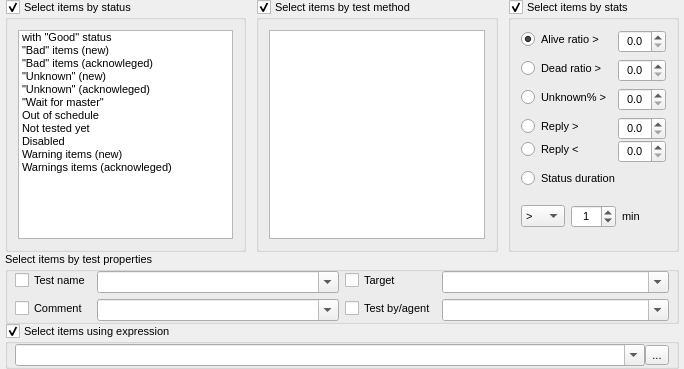
<?xml version="1.0" encoding="UTF-8"?>
<ui version="4.0">
 <class>ViewCriteriaPropertiesWidget</class>
 <widget class="QWidget" name="ViewCriteriaPropertiesWidget">
  <property name="geometry">
   <rect>
    <x>0</x>
    <y>0</y>
    <width>684</width>
    <height>369</height>
   </rect>
  </property>
  <property name="font">
   <font>
    <pointsize>8</pointsize>
   </font>
  </property>
  <property name="windowTitle">
   <string>Form</string>
  </property>
  <layout class="QVBoxLayout" name="verticalLayout_4" stretch="0,0,0">
   <property name="spacing">
    <number>0</number>
   </property>
   <property name="leftMargin">
    <number>5</number>
   </property>
   <property name="topMargin">
    <number>0</number>
   </property>
   <property name="rightMargin">
    <number>5</number>
   </property>
   <property name="bottomMargin">
    <number>0</number>
   </property>
   <item>
    <layout class="QHBoxLayout" name="horizontalLayout_2">
     <property name="spacing">
      <number>10</number>
     </property>
     <item>
      <widget class="QGroupBox" name="boxSelectByStatus">
       <property name="title">
        <string>Select items by status</string>
       </property>
       <property name="checkable">
        <bool>true</bool>
       </property>
       <layout class="QVBoxLayout" name="verticalLayout_3">
        <property name="spacing">
         <number>0</number>
        </property>
        <property name="leftMargin">
         <number>10</number>
        </property>
        <property name="topMargin">
         <number>10</number>
        </property>
        <property name="rightMargin">
         <number>10</number>
        </property>
        <property name="bottomMargin">
         <number>10</number>
        </property>
        <item>
         <widget class="QListWidget" name="listSelectByStatus">
          <property name="selectionMode">
           <enum>QAbstractItemView::NoSelection</enum>
          </property>
          <item>
           <property name="text">
            <string>with &quot;Good&quot; status</string>
           </property>
           <property name="checkState">
            <enum>Unchecked</enum>
           </property>
          </item>
          <item>
           <property name="text">
            <string>&quot;Bad&quot; items (new)</string>
           </property>
           <property name="checkState">
            <enum>Unchecked</enum>
           </property>
          </item>
          <item>
           <property name="text">
            <string>&quot;Bad&quot; items (acknowleged)</string>
           </property>
           <property name="checkState">
            <enum>Unchecked</enum>
           </property>
          </item>
          <item>
           <property name="text">
            <string>&quot;Unknown&quot; (new)</string>
           </property>
           <property name="checkState">
            <enum>Unchecked</enum>
           </property>
          </item>
          <item>
           <property name="text">
            <string>&quot;Unknown&quot; (acknowleged)</string>
           </property>
           <property name="checkState">
            <enum>Unchecked</enum>
           </property>
          </item>
          <item>
           <property name="text">
            <string>&quot;Wait for master&quot;</string>
           </property>
           <property name="checkState">
            <enum>Unchecked</enum>
           </property>
          </item>
          <item>
           <property name="text">
            <string>Out of schedule</string>
           </property>
           <property name="checkState">
            <enum>Unchecked</enum>
           </property>
          </item>
          <item>
           <property name="text">
            <string>Not tested yet</string>
           </property>
           <property name="checkState">
            <enum>Unchecked</enum>
           </property>
          </item>
          <item>
           <property name="text">
            <string>Disabled</string>
           </property>
           <property name="checkState">
            <enum>Unchecked</enum>
           </property>
          </item>
          <item>
           <property name="text">
            <string>Warning items (new)</string>
           </property>
           <property name="checkState">
            <enum>Unchecked</enum>
           </property>
          </item>
          <item>
           <property name="text">
            <string>Warnings items (acknowleged)</string>
           </property>
           <property name="checkState">
            <enum>Unchecked</enum>
           </property>
          </item>
         </widget>
        </item>
       </layout>
      </widget>
     </item>
     <item>
      <widget class="QGroupBox" name="boxSelectByMethod">
       <property name="title">
        <string>Select items by test method</string>
       </property>
       <property name="checkable">
        <bool>true</bool>
       </property>
       <layout class="QVBoxLayout" name="verticalLayout_2">
        <property name="leftMargin">
         <number>10</number>
        </property>
        <property name="topMargin">
         <number>10</number>
        </property>
        <property name="rightMargin">
         <number>10</number>
        </property>
        <property name="bottomMargin">
         <number>10</number>
        </property>
        <item>
         <widget class="QListWidget" name="listSelectByMethod">
          <property name="selectionMode">
           <enum>QAbstractItemView::NoSelection</enum>
          </property>
         </widget>
        </item>
       </layout>
      </widget>
     </item>
     <item>
      <widget class="QGroupBox" name="boxSelectByStats">
       <property name="title">
        <string>Select items by stats</string>
       </property>
       <property name="checkable">
        <bool>true</bool>
       </property>
       <layout class="QVBoxLayout" name="verticalLayout">
        <property name="leftMargin">
         <number>10</number>
        </property>
        <property name="topMargin">
         <number>10</number>
        </property>
        <property name="rightMargin">
         <number>10</number>
        </property>
        <property name="bottomMargin">
         <number>10</number>
        </property>
        <item>
         <layout class="QFormLayout" name="formLayout">
          <item row="0" column="0">
           <widget class="QRadioButton" name="rbAliveRatio">
            <property name="text">
             <string>Alive ratio &gt;</string>
            </property>
            <property name="checked">
             <bool>true</bool>
            </property>
           </widget>
          </item>
          <item row="0" column="1">
           <widget class="QDoubleSpinBox" name="spinAlive">
            <property name="alignment">
             <set>Qt::AlignCenter</set>
            </property>
            <property name="decimals">
             <number>1</number>
            </property>
            <property name="maximum">
             <double>99.000000000000000</double>
            </property>
           </widget>
          </item>
          <item row="1" column="0">
           <widget class="QRadioButton" name="rbDeadRatio">
            <property name="text">
             <string>Dead ratio &gt;</string>
            </property>
           </widget>
          </item>
          <item row="1" column="1">
           <widget class="QDoubleSpinBox" name="spinDead">
            <property name="alignment">
             <set>Qt::AlignCenter</set>
            </property>
            <property name="decimals">
             <number>1</number>
            </property>
            <property name="maximum">
             <double>99.000000000000000</double>
            </property>
           </widget>
          </item>
          <item row="2" column="0">
           <widget class="QRadioButton" name="rbUnknownRatio">
            <property name="text">
             <string>Unknown% &gt;</string>
            </property>
           </widget>
          </item>
          <item row="2" column="1">
           <widget class="QDoubleSpinBox" name="spinUnknown">
            <property name="alignment">
             <set>Qt::AlignCenter</set>
            </property>
            <property name="decimals">
             <number>1</number>
            </property>
            <property name="maximum">
             <double>99.000000000000000</double>
            </property>
           </widget>
          </item>
         </layout>
        </item>
        <item>
         <layout class="QFormLayout" name="formLayout_2">
          <property name="horizontalSpacing">
           <number>0</number>
          </property>
          <property name="verticalSpacing">
           <number>0</number>
          </property>
          <item row="0" column="0">
           <widget class="QRadioButton" name="rbReplyGreater">
            <property name="text">
             <string>Reply &gt;           </string>
            </property>
           </widget>
          </item>
          <item row="0" column="1">
           <widget class="QDoubleSpinBox" name="spinReplyGreater">
            <property name="alignment">
             <set>Qt::AlignCenter</set>
            </property>
            <property name="decimals">
             <number>1</number>
            </property>
            <property name="maximum">
             <double>99.000000000000000</double>
            </property>
           </widget>
          </item>
          <item row="1" column="0">
           <widget class="QRadioButton" name="rbReplyLess">
            <property name="text">
             <string>Reply &lt;</string>
            </property>
           </widget>
          </item>
          <item row="1" column="1">
           <widget class="QDoubleSpinBox" name="spinReplyLess">
            <property name="alignment">
             <set>Qt::AlignCenter</set>
            </property>
            <property name="decimals">
             <number>1</number>
            </property>
            <property name="maximum">
             <double>99.000000000000000</double>
            </property>
           </widget>
          </item>
         </layout>
        </item>
        <item>
         <widget class="QRadioButton" name="rbStatusDuration">
          <property name="text">
           <string>Status duration</string>
          </property>
         </widget>
        </item>
        <item>
         <layout class="QHBoxLayout" name="horizontalLayout">
          <item>
           <widget class="QComboBox" name="cmbDurationCriteria">
            <item>
             <property name="text">
              <string>&gt;</string>
             </property>
            </item>
            <item>
             <property name="text">
              <string>&lt;</string>
             </property>
            </item>
           </widget>
          </item>
          <item>
           <widget class="QSpinBox" name="spinDurationValue">
            <property name="alignment">
             <set>Qt::AlignCenter</set>
            </property>
            <property name="value">
             <number>1</number>
            </property>
           </widget>
          </item>
          <item>
           <widget class="QLabel" name="lblMin">
            <property name="text">
             <string>min</string>
            </property>
            <property name="buddy">
             <cstring>spinDurationValue</cstring>
            </property>
           </widget>
          </item>
         </layout>
        </item>
       </layout>
      </widget>
     </item>
    </layout>
   </item>
   <item>
    <widget class="QGroupBox" name="boxSelectByProperties">
     <property name="title">
      <string>Select items by test properties</string>
     </property>
     <layout class="QHBoxLayout" name="horizontalLayout_4">
      <property name="leftMargin">
       <number>7</number>
      </property>
      <property name="topMargin">
       <number>0</number>
      </property>
      <property name="rightMargin">
       <number>7</number>
      </property>
      <property name="bottomMargin">
       <number>0</number>
      </property>
      <item>
       <layout class="QFormLayout" name="formLayout_4">
        <item row="0" column="0">
         <widget class="QCheckBox" name="chkTestName">
          <property name="text">
           <string>Test name</string>
          </property>
         </widget>
        </item>
        <item row="0" column="1">
         <widget class="QComboBox" name="cmbTestName">
          <property name="editable">
           <bool>true</bool>
          </property>
         </widget>
        </item>
        <item row="1" column="0">
         <widget class="QCheckBox" name="chkComment">
          <property name="text">
           <string>Comment</string>
          </property>
         </widget>
        </item>
        <item row="1" column="1">
         <widget class="QComboBox" name="cmbComment">
          <property name="editable">
           <bool>true</bool>
          </property>
         </widget>
        </item>
       </layout>
      </item>
      <item>
       <layout class="QFormLayout" name="formLayout_3">
        <item row="0" column="0">
         <widget class="QCheckBox" name="chkTarget">
          <property name="text">
           <string>Target</string>
          </property>
         </widget>
        </item>
        <item row="0" column="1">
         <widget class="QComboBox" name="cmbTarget">
          <property name="editable">
           <bool>true</bool>
          </property>
         </widget>
        </item>
        <item row="1" column="0">
         <widget class="QCheckBox" name="chkTestBy">
          <property name="text">
           <string>Test by/agent</string>
          </property>
         </widget>
        </item>
        <item row="1" column="1">
         <widget class="QComboBox" name="cmbTestBy">
          <property name="editable">
           <bool>true</bool>
          </property>
         </widget>
        </item>
       </layout>
      </item>
     </layout>
    </widget>
   </item>
   <item>
    <widget class="QGroupBox" name="boxSelectUsingExpression">
     <property name="title">
      <string>Select items using expression</string>
     </property>
     <property name="checkable">
      <bool>true</bool>
     </property>
     <layout class="QHBoxLayout" name="horizontalLayout_3">
      <property name="spacing">
       <number>0</number>
      </property>
      <property name="leftMargin">
       <number>7</number>
      </property>
      <property name="topMargin">
       <number>0</number>
      </property>
      <property name="rightMargin">
       <number>7</number>
      </property>
      <property name="bottomMargin">
       <number>0</number>
      </property>
      <item>
       <widget class="QComboBox" name="cmbSelectUsingExpression">
        <property name="editable">
         <bool>true</bool>
        </property>
        <property name="insertPolicy">
         <enum>QComboBox::InsertAtTop</enum>
        </property>
       </widget>
      </item>
      <item>
       <widget class="QToolButton" name="btnSelectExpression">
        <property name="text">
         <string>...</string>
        </property>
        <property name="icon">
         <iconset resource="../../qHostMonitor.qrc">
          <normaloff>:/img/loupe.png</normaloff>:/img/loupe.png</iconset>
        </property>
        <property name="iconSize">
         <size>
          <width>16</width>
          <height>16</height>
         </size>
        </property>
       </widget>
      </item>
     </layout>
    </widget>
   </item>
  </layout>
 </widget>
 <resources>
  <include location="../../qHostMonitor.qrc"/>
 </resources>
 <connections/>
</ui>
